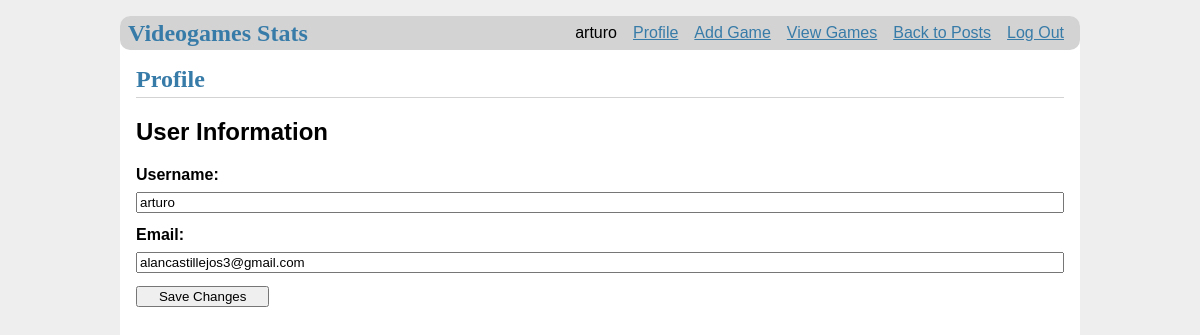
The page /profile (signed in) on the database its author committed.
### tables this page shows
CREATE TABLE Usuarios (
    ID INTEGER PRIMARY KEY AUTOINCREMENT,
    Nombre_usuario VARCHAR(255) NOT NULL,
    Correo_electronico VARCHAR(255) NOT NULL,
    Contrasena VARCHAR(255) NOT NULL
);

### flaskr/blog.py (the view, shortened to what this page needs)
@bp.route('/profile', methods=['GET', 'POST'])
@login_required
def profile():
    return render_template('blog/profile.html')

### flaskr/auth.py (called while the page is built)
@bp.before_app_request
def load_logged_in_user():
    user_id = session.get('Usuarios_ID')
    if user_id is None:
        g.user = None
    else:
        g.user = get_db().execute(
            'SELECT * FROM Usuarios WHERE ID = ?', (user_id,)
        ).fetchone()

def login_required(view):
    @functools.wraps(view)
    def wrapped_view(**kwargs):
        if g.user is None:
            return redirect(url_for('auth.login'))
        return view(**kwargs)
    return wrapped_view

### flaskr/db.py (called while the page is built)
def get_db():
    if 'db' not in g:
        g.db = sqlite3.connect(
            current_app.config['DATABASE'],
            detect_types=sqlite3.PARSE_DECLTYPES
        )
        g.db.row_factory = sqlite3.Row
    return g.db

### flaskr/templates/blog/profile.html
    {% extends 'base.html' %}
    {% block header %}
    <h1>{% block title %}Profile{% endblock %}</h1>
    {% endblock %}
    {% block content %}
    <div>
        <h2>User Information</h2>
        <form method="post">
        <label for="username">Username:</label>
        <input type="text" name="username" id="username" value="{{ g.user['Nombre_usuario'] }}" required>
        <label for="email">Email:</label>
        <input type="email" name="email" id="email" value="{{ g.user['Correo_electronico'] }}" required>
        <input type="submit" value="Save Changes">
        </form>
    </div>
    {% endblock %}

### flaskr/templates/base.html (shortened to what this page needs)
<!doctype html>
<link rel="stylesheet" href="{{ url_for('static', filename='style.css') }}">
<nav>
    <h1>Videogames Stats</h1>
    <ul>
        {% if g.user %}
        <li><span>{{ g.user['Nombre_usuario'] }}</span></li>
        <li><a href="{{ url_for('blog.profile') }}">Profile</a></li>
        <li><a href="{{ url_for('blog.add_game') }}">Add Game</a></li>
        <li><a href="{{ url_for('blog.view_games') }}">View Games</a></li>
        <li><a href="{{ url_for('blog.index') }}">Back to Posts</a></li>
        <li><a href="{{ url_for('auth.logout') }}">Log Out</a></li>
        {% else %}
        <li><a href="{{ url_for('auth.register') }}">Register</a></li>
        <li><a href="{{ url_for('auth.login') }}">Log In</a></li>
        {% endif %}
    </ul>
</nav>
    <section class="content">
    <header>
        {% block header %}{% endblock %}
    </header>
    {% block content %}{% endblock %}
    </section>

### flaskr/static/style.css (style rules this page uses)
h1 { font-family: serif; color: #377ba8; margin: 1rem 0; }
a { color: #377ba8; }
nav { background: lightgray; display: flex; align-items: center; padding: 0 0.5rem; border-radius: 10px; }
nav h1 { flex: auto; margin: 0; }
nav ul { display: flex; list-style: none; margin: 0; padding: 0; }
nav ul li a, nav ul li span, header .action { display: block; padding: 0.5rem; }
.content { padding: 0 1rem 1rem; }
.content > header { border-bottom: 1px solid lightgray; display: flex; align-items: flex-end; }
.content > header h1 { flex: auto; margin: 1rem 0 0.25rem 0; }
.content:last-child { margin-bottom: 0; }
.content form { margin: 1em 0; display: flex; flex-direction: column; }
.content label { font-weight: bold; margin-bottom: 0.5em; }
.content input, .content textarea { margin-bottom: 1em; }
input[type=submit] { align-self: start; min-width: 10em; }

### rows shown on the page
Usuarios: user.Nombre_usuario "arturo", username "arturo", email "alancastillejos3@gmail.com"
